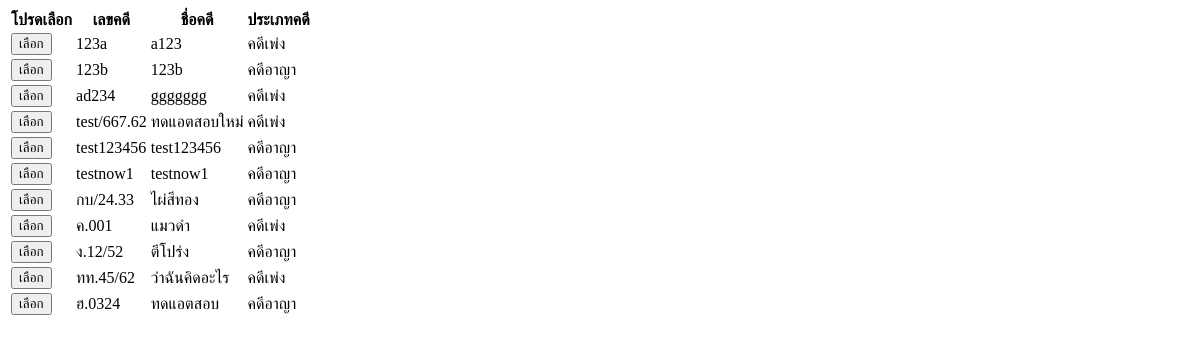
/module/fuction/show_data_sc_tag.php, run on an earlier commit of the app's database.
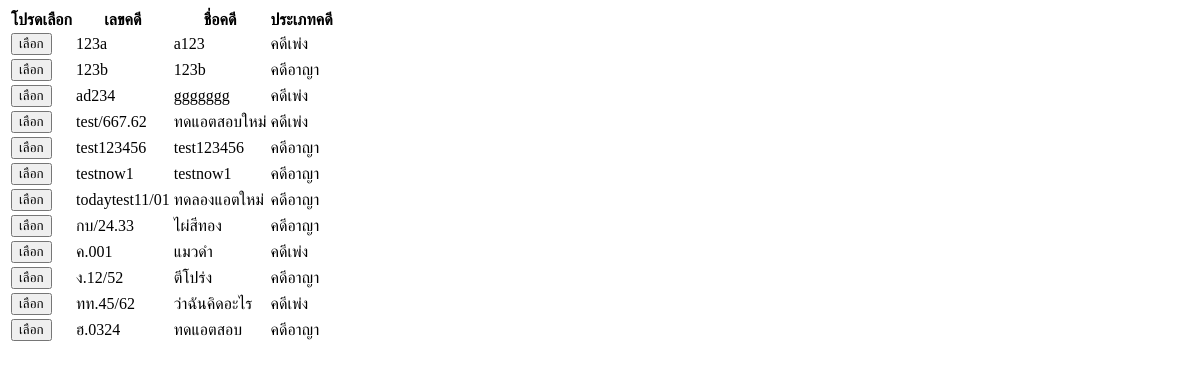
And on a later commit of the database.
### tables this page shows
CREATE TABLE `case_name` (
  `case_id` varchar(255) NOT NULL,
  `case_name` varchar(255) NOT NULL,
  `case_type` tinyint(2) NOT NULL,
  `case_savetime` timestamp NOT NULL DEFAULT current_timestamp() ON UPDATE current_timestamp(),
  `case_status` tinyint(2) NOT NULL
);

### module/fuction/show_data_sc_tag.php (the view, shortened to what this page needs)
<?php
$con = connect_db();
?>
<?php
if(empty($_POST['search'])){
    $sql_res = "SELECT cn.case_id,cn.case_name,cn.case_type FROM case_name as cn";
}else if($_POST['type']=='1'){
    $sql_res = "SELECT cn.case_id,cn.case_name,cn.case_type FROM case_name as cn WHERE case_id='%$_POST[search]%'";
}
$result=mysqli_query($con,$sql_res)or die("select sql responsible_person error".mysqli_error($con));
?>
                <table id="myTable11" class="display table">
                <thead>
                    <tr>
                      <th scope="col">โปรดเลือก</th>
                      <th scope="col">เลขคดี</th>
                      <th scope="col">ชื่อคดี</th>
                      <th scope="col">ประเภทคดี</th>
                    </tr>
                  </thead>
                <?php
                      while(list($case_id,$case_name,$case_type)=mysqli_fetch_row($result)){
                        if($case_type==1){
                          $case_typeName="คดีเพ่ง";
                        }else{
                          $case_typeName="คดีอาญา";
                        }
                            echo"
                            <tr>
                              <td ><button type='button' class='btn btn-outline-secondary'>เลือก</button></td>
                              <td>$case_id</td>
                              <td>$case_name</td>
                              <td>$case_typeName</td>
                          </tr>";
                        }
                ?>
                </table>

What changed in the data, as far as the page shows it:
added case_name: case_id "todaytest11/01", case_name "ทดลองแอตใหม่", case_type "คดีอาญา"
